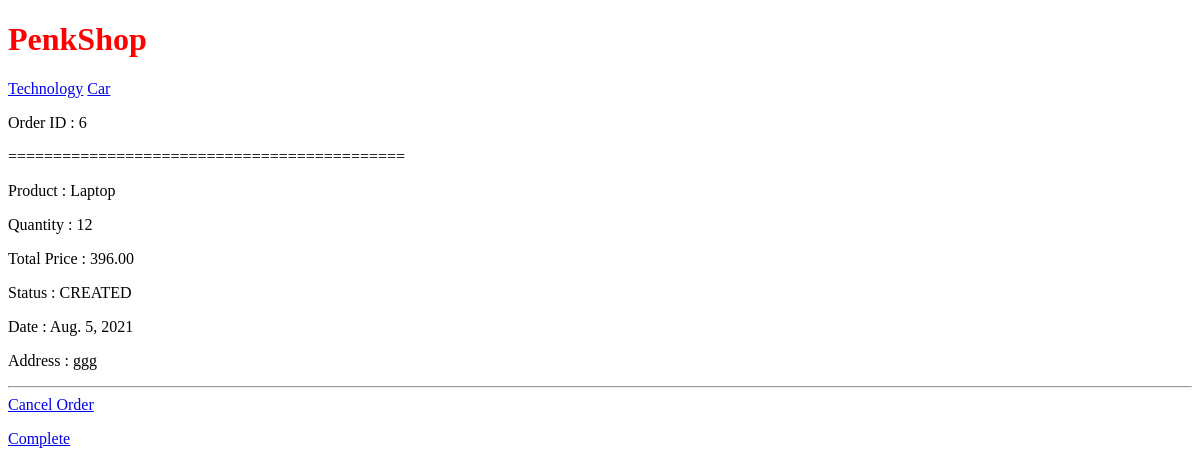
/orders/6/, run on the app's committed database.
### products/models.py (models this page shows, shortened)
class Category(models.Model):
    product = models.ForeignKey(Product, on_delete=models.SET_NULL, null=True)
    name = models.CharField(max_length=100)
    description = models.TextField()
    def __str__(self):
        return self.name

class Product(models.Model):
    name = models.CharField(max_length=100)
    description = models.TextField()
    price = models.DecimalField(max_digits=12, decimal_places=2)
    date_created = models.DateField(auto_now_add=True)
    stock = models.IntegerField(default=0)
    image = models.ImageField(upload_to='products/')  # automatically upload to MEDIA_ROOT/products/
    def __str__(self):
        return self.name

### orders/models.py (models this page shows, shortened)
class Order(models.Model):
    user = models.ForeignKey(settings.AUTH_USER_MODEL, on_delete=models.SET_NULL, null=True)
    products = models.ForeignKey(Product, on_delete=models.CASCADE)
    address = models.CharField(max_length=80)
    quantity = models.IntegerField(default=0)
    total_price = models.DecimalField(max_digits=12, decimal_places=2)
    status = models.CharField(max_length=20, choices=STATUS, default="CREATED")
    date_created = models.DateField(auto_now_add=True)

### orders/views.py (the view)
# urls.py: path('<int:pk>/', order_detail, name='detail'),
def order_detail(request, *args, **kwargs):
    order = Order.objects.get(pk=kwargs['pk'])
    return render(request, "orders/order_detail.html", {"order": order})

### products/views.py (called while the page is built)
def navbar(request):
    category_list = Category.objects.all()
    return {'category_list': category_list}

### orders/templates/orders/order_detail.html
{% extends 'base.html' %}
{% block content %}
    <p>Order ID : {{ order.id }}</p>
    <p>============================================</p>
    <p>Product : {{ order.products }}</p>
    <p>Quantity : {{ order.quantity }}</p>
    <p>Total Price : {{ order.total_price }}</p>
    <p>Status : {{ order.status }}</p>
    <p>Date : {{ order.date_created }}</p>
    <p>Address : {{ order.address }}</p>
    <hr>
    <a href="{% url 'orders:delete' order.id %}">Cancel Order</a>
    <a href="#"><p>Complete</p></a>
{% endblock content %}

### templates/base.html (shortened to what this page needs)
{% load static %}
<!DOCTYPE html>
<html lang="en">
<head>
    <link rel="stylesheet" href="{% static 'css/main.css' %}">
</head>
<body>
    <header>
        <h1>PenkShop</h1>
    </header>
    <nav>
        {% for category in category_list %}
            <a href="#">{{ category }}</a>
        {% endfor %}
    </nav>
    {% block content %}
    {% endblock content %}
</body>
</html>

### staticfiles/css/main.css (style rules this page uses)
h1 { color: red; }

### data on the page
Category: name "Technology"
Category: name "Car"
Order: id "6", products "Laptop", quantity "12", total_price "396.00", status "CREATED", date_created "Aug. 5, 2021", address "ggg"
